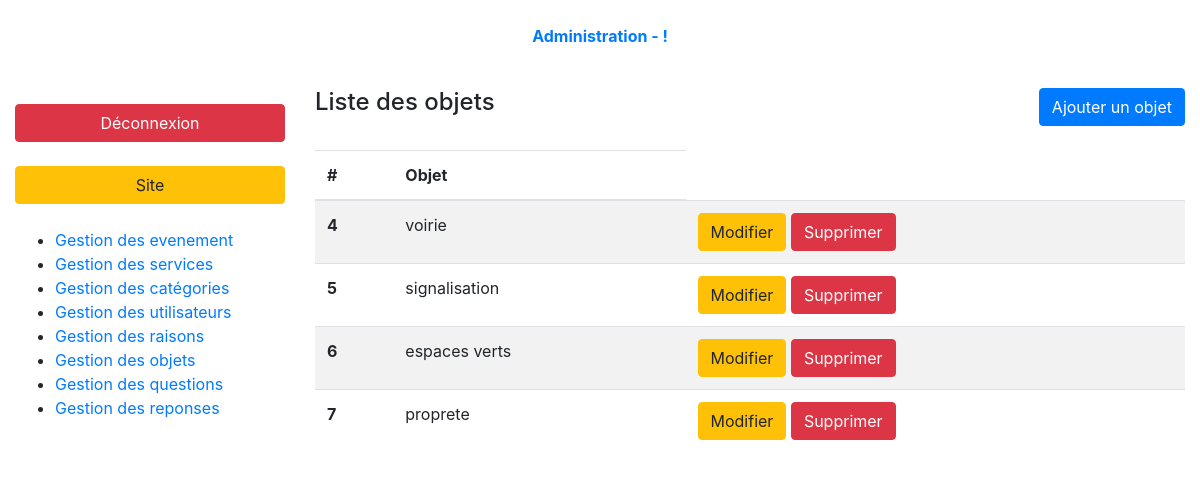
/index.php?page=admin-objects-list (signed in), run on the app's committed database.
### tables this page shows
CREATE TABLE `objects` (
  `id` int(10) UNSIGNED NOT NULL,
  `object_name` varchar(255) NOT NULL
);

### controller/backend/objects.php (called while the page is built, shortened)
<?php
require_once ('././model/objects.php');
function objectsList(){
    $objects = getObjects(FALSE);
    require_once './views/backend/objectsList.php';
}

### model/objects.php (called while the page is built, shortened)
<?php
function getObjects($objectId = FALSE)
{
    $db = dbConnect();
    $queryString = 'SELECT *';
    $queryString .= ' FROM objects';
    $query = $db->prepare($queryString);
    if (!$objectId){
        $query->execute();
        return $query->fetchAll();
    }
    else{
        $query->execute(['id' => $objectId]);
        return $query->fetch(PDO::FETCH_ASSOC);
    }
}

### views/backend/objectsList.php (the view, shortened to what this page needs)
<div class="container-fluid">
    <?php require '././partials/backend/header.php'; ?>
    <div class="row my-3 index-content">
        <?php require '././partials/backend/nav.php'; ?>
        <section class="col-9">
            <header class="pb-4 d-flex justify-content-between">
                <h4>Liste des objets</h4>
                <a class="btn btn-primary" href="index.php?page=admin-objects-form">Ajouter un objet</a>
            </header>
            <table class="table table-striped">
                <thead>
                <tr>
                    <th>#</th>
                    <th>Objet</th>
                </tr>
                </thead>
                <tbody>
                <?php foreach($objects as $object): ?>
                    <tr>
                        <th><?= $object['id'];?></th>
                        <td><?= $object['object_name'];?></td>
                        <td>
                            <a href="index.php?page=admin-objects-form&object-id=<?= $object['id'];?>&action=edit" class="btn btn-warning">Modifier</a>
                            <a onclick="return confirm('Are you sure?')" href="index.php?page=admin-objects-list&object-id=<?= $object['id'];?>&action=delete" class="btn btn-danger">Supprimer</a>
                        </td>
                    </tr>
                <?php endforeach; ?>
                </tbody>
            </table>
        </section>
    </div>
</div>
<?php require 'layout.php'; ?>

### data on the page
objects: id "4", object_name "voirie"
objects: id "5", object_name "signalisation"
objects: id "6", object_name "espaces verts"
objects: id "7", object_name "proprete"
